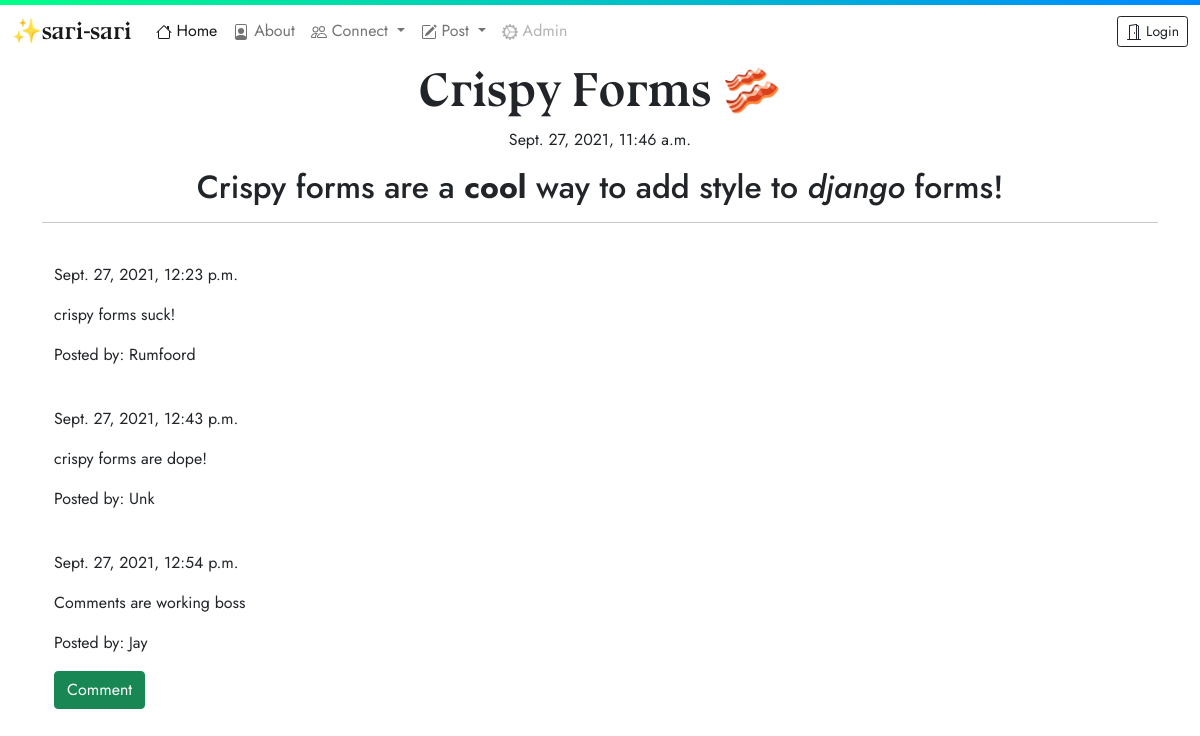
Page /post/10 on the earlier database version.
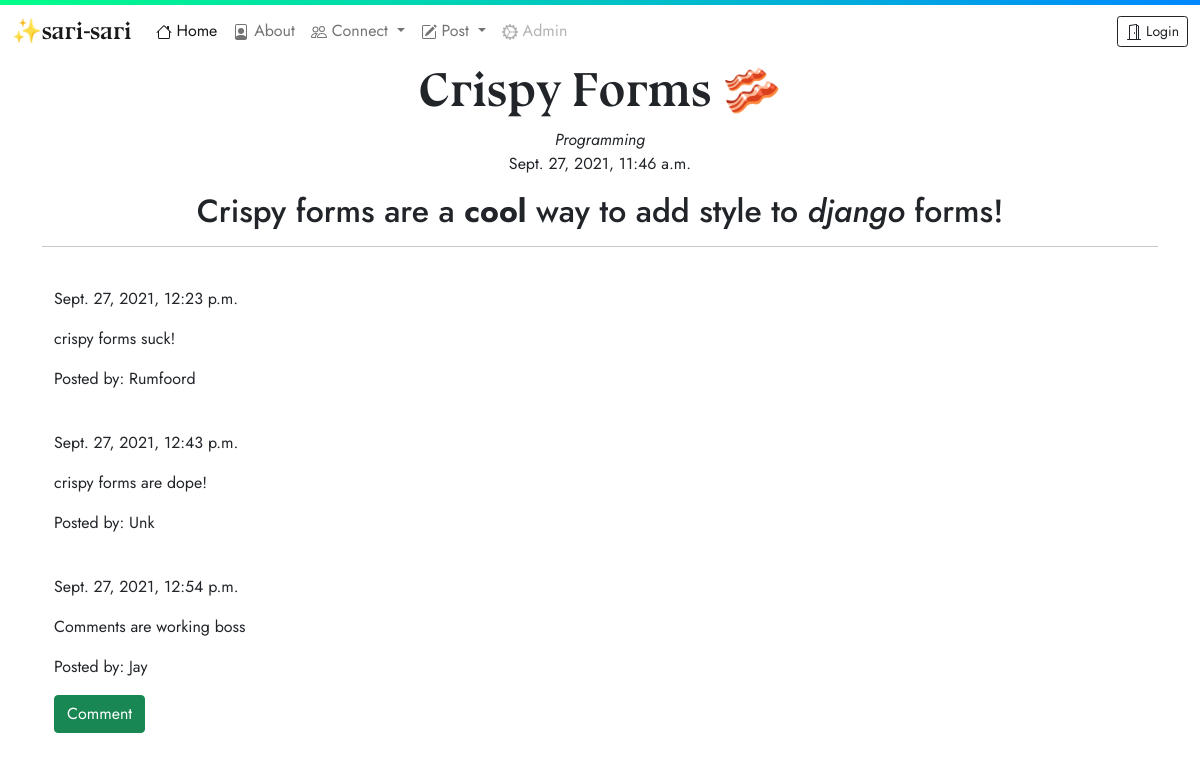
Same page on the later database version.
### blog/models.py (models this page shows, shortened)
class Comment(models.Model):
    post = models.ForeignKey('blog.Post',related_name='comments',on_delete=models.CASCADE) # comment connected to post
    author = models.CharField(max_length=100)
    text = models.TextField()
    created_date = models.DateTimeField(default=timezone.now)
    approved_comment = models.BooleanField(default=False)

class Tag(models.Model):
    name = models.CharField(max_length=50)
    def __str__(self):
        return self.name

### blog/views.py (the view)
# urls.py: re_path(r'^post/(?P<pk>\d+)$',views.PostDetailView.as_view(),name='post_detail'),
class PostDetailView(DetailView):
    model = Post

### blog/templates/blog/post_detail.html (shortened to what this page needs)
{% extends 'blog/base.html' %}
{% block content %}
    <h1 class="posttitle">{{ post.title }}</h1>
    <div class="subtitle">{% for tag in post.tag.all %}<em class="p-1">{{ tag }}</em>{% endfor %}</div>
    {% if post.published_date %}
      <div class="subtitle">
        {{ post.published_date }}
      </div>
    {% endif %}
    <div class="postcontent">
      <p>{{ post.text|safe|linebreaksbr}}</p>
    </div>
    <hr>
    <div class="container">
      {% for comment in post.comments.all %}
      <br>
        {% if user.is_authenticated or comment.approved_comment %}
          {{ comment.created_date }}
          <p>{{ comment.text|safe|linebreaks}}</p>
          <p>Posted by: {{ comment.author }}</p>
        {% endif %}
        {% empty %}
        <p>No comments</p>
      {% endfor %}
      <a class="btn btn-success mb-3" href="{% url 'add_comment_to_post' pk=post.pk %}">Comment</a>
    </div>
{% endblock %}

Differences in the rows shown:
added Tag: name "Programming"
